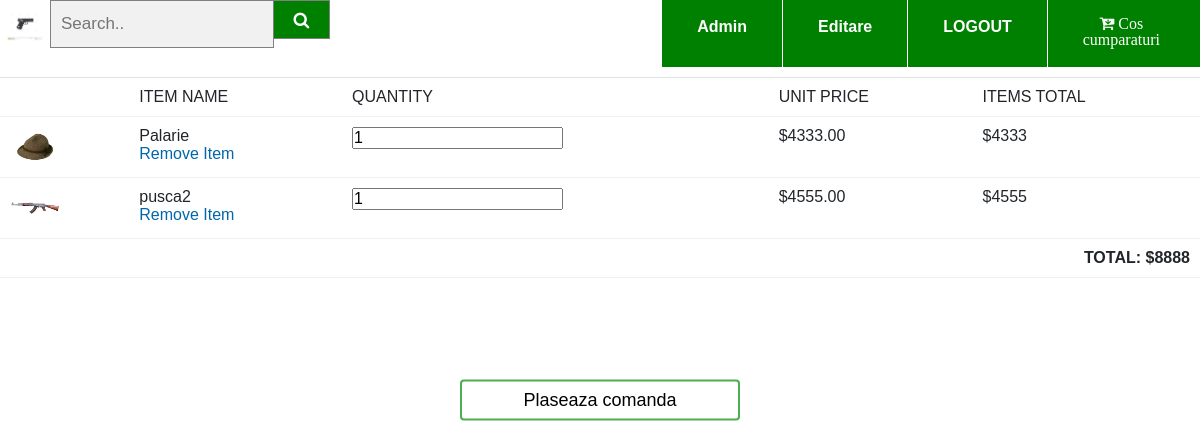
/cart.php (signed in), run on the app's committed database.
### tables this page shows
CREATE TABLE `cart` (
  `Id_produs` int(11) NOT NULL,
  `Id_client` int(11) NOT NULL,
  `cantitate` int(11) NOT NULL
);

CREATE TABLE `products` (
  `id` int(10) NOT NULL,
  `name` varchar(250) NOT NULL,
  `code` varchar(100) NOT NULL,
  `price` double(9,2) NOT NULL,
  `image` varchar(250) NOT NULL,
  `redus` varchar(10) DEFAULT NULL,
  `categorie` varchar(50) NOT NULL
);

### cart.php (the view, shortened to what this page needs)
 <?php
 require_once("plasare_comanda.php");
?>
 <link rel="stylesheet" href="https://stackpath.bootstrapcdn.com/bootstrap/4.4.1/css/bootstrap.min.css" >
 <link rel="stylesheet" href="css/style.css">
 <link rel="stylesheet" href=" https://stackpath.bootstrapcdn.com/font-awesome/4.7.0/css/font-awesome.min.css">
</head>
<body>
 <div class="top-nav-bar">
 <div class="search-box">
   <a href="proiect.php"> <img src="img/2.jpg" class="logo"></a>
   <link rel="stylesheet" href="https://cdnjs.cloudflare.com/ajax/libs/font-awesome/4.7.0/css/font-awesome.min.css">
      <link rel="stylesheet" href="css/search_bar.css">
<form class="example" method="POST" action="index1.php">
  <input type="text" placeholder="Search.." name="search">
  <button type="submit"  name="submit"><i class="fa fa-search"></i></button>
</form>
 </div>
 <div class="menu-bar">
   <ul>
<?php
 if(!empty($_SESSION['u_user']))
{
  echo '<li><a href="#"> '. $_SESSION["u_user"].'</a></li>';
  echo '<li><a href="EditProf.php">Editare</a></li>';
    echo '<li><a href="logout.php">LOGOUT</a></li>';
    echo '<li><a href="#"></a><i class="fa fa-cart-arrow-down"> Cos cumparaturi</i></li>';
}
else
{
echo '<li><a href="register.php">Inregistrare</a></li>';
 echo '<li><a href="login.php">Log in</a></li>';
 echo '<li><a href="contact.php">Contact</a></li>';
}
$user=$_SESSION['u_id'];
?>
   </ul>
 </div>
 </div>
<div class="cart">
<?php
    $total_price = 0;
?>
<table class="table">
<tbody>
<tr>
<td></td>
<td>ITEM NAME</td>
<td>QUANTITY</td>
<td>UNIT PRICE</td>
<td>ITEMS TOTAL</td>
</tr>
<?php
$sql1= "SELECT * FROM cart WHERE Id_client=$user";
$result = mysqli_query($conn,$sql1);
$resultCheck=mysqli_num_rows($result);
if($resultCheck>0)
{
while($produs_cos = mysqli_fetch_assoc($result))
{
$id_produs=$produs_cos['Id_produs'];
$sql2="SELECT * from products where id = $id_produs";
$result2= mysqli_query($conn,$sql2);
$row = $result2->fetch_assoc()
?>
<tr>
<td>
<img src='<?php echo $row["image"]; ?>' width="50" height="40" />
</td>
<td><?php echo $row["name"]; ?><br />
<form method='post' action=''>
<button type='submit' class='remove'>Remove Item</button>
</form>
</td>
<td>
<div class="quantity">
          <input type="number" value="<?php echo $produs_cos['cantitate']?>" min="1" class="quantity-field itemQty">
        </div>
</td>
<td><?php echo "$".$row["price"]; ?></td>
<td><?php echo "$".$row["price"]*$produs_cos['cantitate']; ?></td>
</tr>
<?php
$total_price += ($row["price"]*$produs_cos["cantitate"]);
}
?>
<tr>
<td colspan="5" align="right">
<strong>TOTAL: <?php echo "$".$total_price; ?></strong>
</td>
</tr>
</tbody>
</table>
  <?php
}
else
{
 echo "<h3>Your cart is empty!</h3>";
 }
?>
<div class="login-box">
<form action ="<?= $_SERVER['PHP_SELF'];?>" method="POST">
             <input class="btn" type="submit" name="plaseaza_comanda" value="Plaseaza comanda" >
             </form>
</div>
 </div>

### css/style.css (style rules this page uses)
* { margin:0; padding:0; }
body { background-color: white ; font-family: Arial, Helvetica, sans-serif; }
.top-nav-bar { height:57px; top:0; position:sticky; background: #fff; margin-bottom:20px; border-bottom:3px solid white; z-index: 2; }
.logo { height: 40px; margin: 5px 5px; }
.search-box { display:inline-flex; width:60%; }
.fa-search { color: white; }
.menu-bar { width: 40%; height: 57px; float:right; }
.menu-bar ul { display:inline-flex; float:right; }
.menu-bar ul li { border-left:1px solid #fff; list-style-type: none; padding:15px 35px; text-align: center; background-color: green; cursor:pointer; }
.menu-bar ul li a { font-size :16px; font-weight: bold; color: white; text-decoration: none; }
.fa-cart-arrow-down { margin-right: 5px; color: white; }
.login-box { width:280px; position: absolute; top:50%; left:50%; transform:translate(-50%,-50%); color:black; }
.login-box .btn { width:100%; background:none; border:2px solid #4caf50; color:black; padding:5px; font-size: 18px; cursor: pointer; margin:12px 0; }
.table td { border-bottom: #F0F0F0 1px solid; padding: 10px; }
.cart .remove { background: none; border: none; color: #0067ab; cursor: pointer; padding: 0px; }

### css/search_bar.css (style rules this page uses)
* { box-sizing: border-box; }
form.example input[type=text] { padding: 10px; font-size: 17px; border: 1px solid grey; float: left; width: 80%; background: #f1f1f1; }
form.example button { float: left; width: 20%; padding: 10px; background: green; color: white; font-size: 17px; border: 1px solid grey; border-left: none; cursor: pointer; }
form.example::after { content: ""; clear: both; display: table; }

### data on the page
cart: products.image (picture), products.name "Palarie", cantitate "1", products.price "4333.00", $row['price']*$produs_cos['cantitate'] "4333"
cart: products.image (picture), products.name "pusca2", cantitate "1", products.price "4555.00", $row['price']*$produs_cos['cantitate'] "4555"

### other printed values
$_SESSION["u_user"] "Admin"
$total_price "8888"
